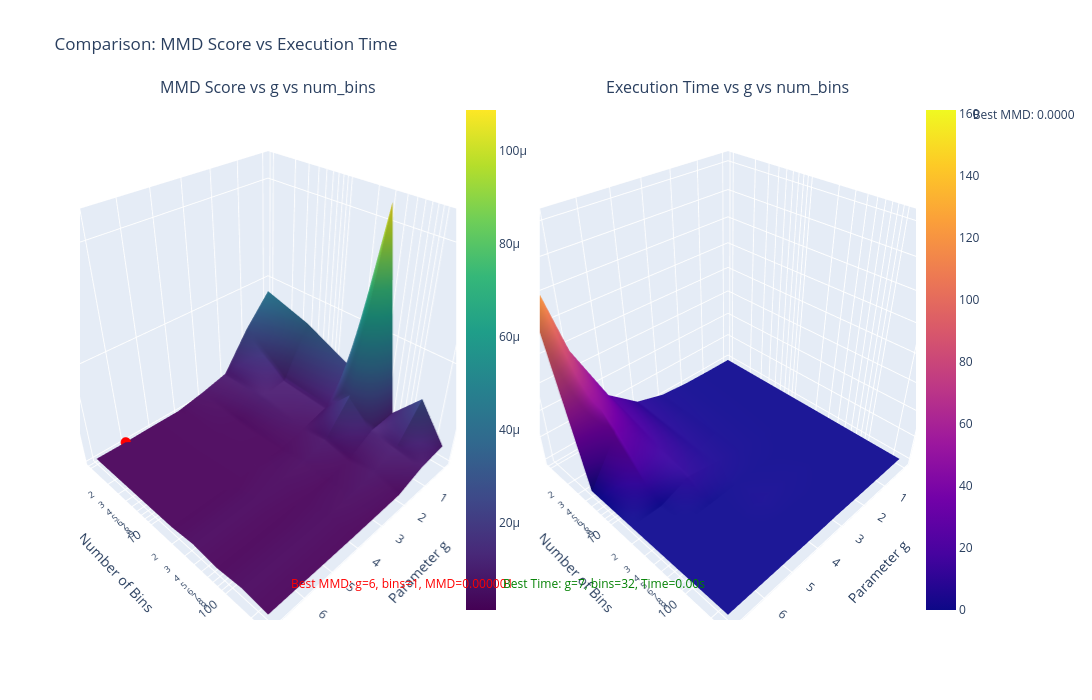

This figure's notebook cell:
### Code cell
plot("results/adult/adult_100000_None_gaussian.csv")

### Figure 1 — Plotly figure (JSON) as saved in the notebook; plotly's stock layout.template omitted (floating-point values rounded to 4 significant figures)
{"data": [{"colorbar": {"x": 0.45, "y": 0.5}, "colorscale": [[0, "#440154"], [0.1111, "#482878"], [0.2222, "#3e4989"], [0.3333, "#31688e"], [0.4444, "#26828e"], [0.5556, "#1f9e89"], [0.6667, "#35b779"], [0.7778, "#6ece58"], [0.8889, "#b5de2b"], [1, "#fde725"]], "scene": "scene", "type": "surface", "x": [0, 1, 2, 3, 4, 5, 6, 7], "y": [1, 4, 16, 32, 64, 128, 256], "z": [[4.378e-05, 2.795e-05, 8.183e-06, 4.57e-06, 1.743e-06, 1.656e-06, 1.351e-06, 1.441e-06], [3.659e-05, 1.012e-05, 8.665e-06, 2.151e-06, 2.004e-06, 1.57e-06, 1.46e-06, 1.418e-06], [2.521e-05, 8.38e-06, 4.841e-06, 1.922e-06, 2.056e-06, 1.484e-06, 1.418e-06, 1.418e-06], [0.0001089, 2.385e-05, 6.984e-06, 4.151e-06, 3.028e-06, 2.896e-06, 2.896e-06, 2.896e-06], [1.196e-05, 1.088e-05, 3.584e-06, 2.027e-06, 1.624e-06, 1.418e-06, 1.418e-06, 1.418e-06], [2.771e-05, 9.232e-06, 5.752e-06, 4.111e-06, 2.896e-06, 2.896e-06, 2.896e-06, 2.896e-06], [9.04e-06, 6.977e-06, 1.982e-06, 1.646e-06, 1.418e-06, 1.418e-06, 1.418e-06, 1.418e-06]]}, {"colorbar": {"x": 1, "y": 0.5}, "colorscale": [[0, "#0d0887"], [0.1111, "#46039f"], [0.2222, "#7201a8"], [0.3333, "#9c179e"], [0.4444, "#bd3786"], [0.5556, "#d8576b"], [0.6667, "#ed7953"], [0.7778, "#fb9f3a"], [0.8889, "#fdca26"], [1, "#f0f921"]], "scene": "scene2", "type": "surface", "x": [0, 1, 2, 3, 4, 5, 6, 7], "y": [1, 4, 16, 32, 64, 128, 256], "z": [[0.08461, 0.246, 0.8259, 2.773, 9.296, 28.35, 76.23, 161.4], [0.08058, 0.2093, 0.6778, 2.175, 6.752, 18.32, 35.9, 0.007815], [0.07893, 0.1744, 0.5368, 1.597, 4.312, 8.826, 0.003089, 0.00303], [0.06108, 0.07285, 0.2025, 0.5339, 1.064, 0.006294, 0.005788, 0.002009], [0.06788, 0.1388, 0.4097, 1.065, 2.139, 0.003145, 0.003048, 0.002931], [0.04337, 0.05478, 0.149, 0.2687, 0.002065, 0.01436, 0.002147, 0.006543], [0.06182, 0.1054, 0.2665, 0.5507, 0.003149, 0.003128, 0.003269, 0.008922]]}, {"marker": {"color": "red", "size": 6}, "mode": "markers", "name": "Best MMD: 0.0000", "scene": "scene", "showlegend": true, "type": "scatter3d", "x": [6], "y": [1], "z": [1.351e-06]}], "layout": {"annotations": [{"font": {"size": 16}, "showarrow": false, "text": "MMD Score vs g vs num_bins", "x": 0.225, "xanchor": "center", "xref": "paper", "y": 1, "yanchor": "bottom", "yref": "paper"}, {"font": {"size": 16}, "showarrow": false, "text": "Execution Time vs g vs num_bins", "x": 0.775, "xanchor": "center", "xref": "paper", "y": 1, "yanchor": "bottom", "yref": "paper"}, {"font": {"color": "red"}, "showarrow": false, "text": "Best MMD: g=6, bins=1, MMD=0.000001", "x": 0.25, "xref": "paper", "y": 0.05, "yref": "paper"}, {"font": {"color": "green"}, "showarrow": false, "text": "Best Time: g=7, bins=32, Time=0.00s", "x": 0.75, "xref": "paper", "y": 0.05, "yref": "paper"}], "height": 700, "scene": {"domain": {"x": [0, 0.45], "y": [0, 1]}, "xaxis": {"title": {"text": "Parameter g"}}, "yaxis": {"title": {"text": "Number of Bins"}, "type": "log"}, "zaxis": {"title": {"text": "MMD Score"}}}, "scene2": {"domain": {"x": [0.55, 1], "y": [0, 1]}, "xaxis": {"title": {"text": "Parameter g"}}, "yaxis": {"title": {"text": "Number of Bins"}, "type": "log"}, "zaxis": {"title": {"text": "Time (seconds)"}}}, "title": {"text": "Comparison: MMD Score vs Execution Time"}, "width": 1400}}
